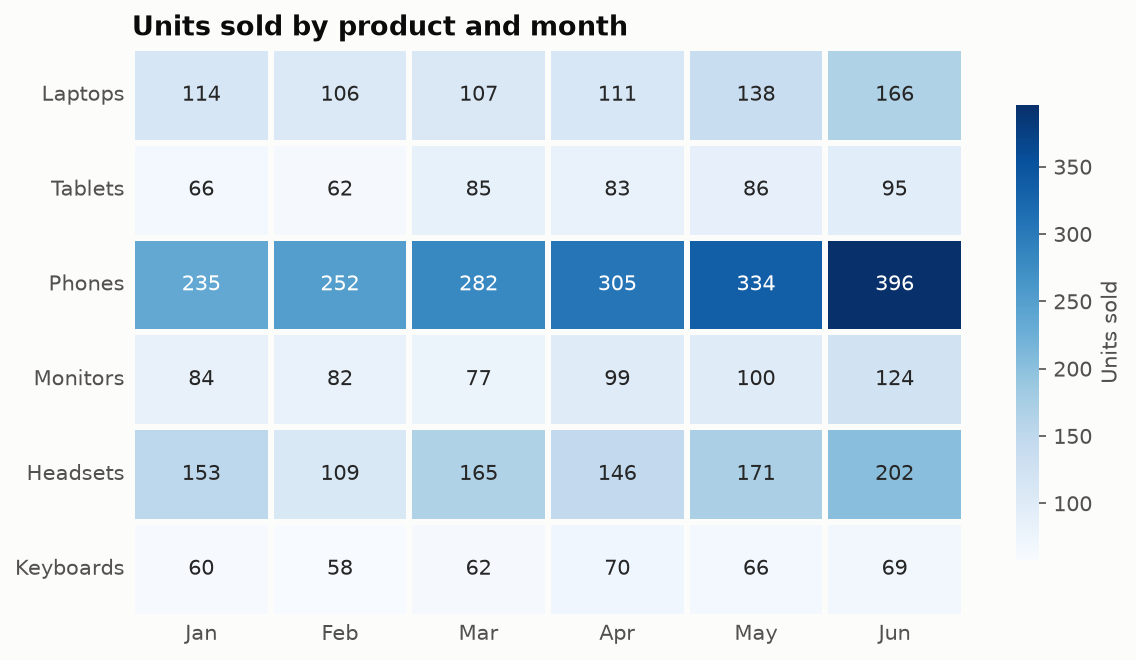

The Python source for this figure:
"""
Highlight Table (heat-shaded table)  -  family: Magnitude

DESIGN PURPOSE
A table of numbers with each cell shaded by its value. Readers can look up
exact values and still see high and low cells at a glance, which makes it a
bridge between a table and a heatmap.

WHEN TO USE
  - Readers need exact numbers and patterns (finance reports, cross-tabs)
  - Compare values across two categorical dimensions (product × month)

AVOID WHEN
  - The table is huge (use a pure heatmap)
  - Rows have very different scales (shade per row or normalise first)

ALTERNATIVES
  - Heatmap
  - Grouped bar chart

EXAMPLE
Units sold by product and month.

Run:  python highlight_table.py
"""
import sys
from pathlib import Path

import numpy as np
import pandas as pd
import matplotlib.pyplot as plt

# Library style: categorical colors in fixed order, recessive axes, hairline grid.
PALETTE = ["#2a78d6", "#eb6834", "#1baf7a", "#eda100",
           "#e87ba4", "#008300", "#6250d6", "#e34948"]
SEQ_CMAP = "Blues"      # sequential: one hue, light -> dark
DIV_CMAP = "RdBu_r"     # diverging: two opposite hues, neutral midpoint
GRAY = "#b8b7b1"        # de-emphasised marks
plt.rcParams.update({
    "figure.figsize": (8, 4.8), "figure.dpi": 110, "figure.facecolor": "#fcfcfb",
    "axes.facecolor": "#fcfcfb", "axes.edgecolor": "#c9c8c3", "axes.linewidth": 0.8,
    "axes.spines.top": False, "axes.spines.right": False,
    "axes.grid": True, "grid.color": "#e6e5e1", "grid.linewidth": 0.6, "axes.axisbelow": True,
    "axes.prop_cycle": plt.cycler(color=PALETTE),
    "axes.titlesize": 13, "axes.titleweight": "bold", "axes.titlelocation": "left",
    "axes.labelcolor": "#52514e", "xtick.color": "#52514e", "ytick.color": "#52514e",
    "text.color": "#0b0b0b", "font.size": 10, "lines.linewidth": 2,
    "legend.frameon": False,
})

# --- Example data ------------------------------------------------------------
rng = np.random.default_rng(23)
products = ["Laptops", "Tablets", "Phones", "Monitors", "Headsets", "Keyboards"]
months = ["Jan", "Feb", "Mar", "Apr", "May", "Jun"]
base = np.array([120, 80, 300, 90, 150, 60])[:, None]
season = np.array([0.9, 0.85, 1.0, 1.05, 1.1, 1.25])[None, :]
df = pd.DataFrame((base * season * rng.uniform(0.85, 1.15, (6, 6))).round().astype(int),
                  index=products, columns=months)
df

# --- Plot --------------------------------------------------------------------
import seaborn as sns
fig, ax = plt.subplots(figsize=(8, 4.5))
sns.heatmap(df, annot=True, fmt="d", cmap=SEQ_CMAP, linewidths=2, linecolor="#fcfcfb",
            cbar_kws={"label": "Units sold", "shrink": 0.8}, ax=ax, annot_kws={"fontsize": 10})
ax.set_xlabel(""); ax.set_ylabel("")
ax.tick_params(length=0)
ax.set_title("Units sold by product and month")
fig.tight_layout()

# --- Save / show -------------------------------------------------------------
out = Path(__file__).with_name(Path(__file__).stem + ".png")
fig.savefig(out, dpi=150, bbox_inches="tight")
print(f"saved {out}")
if "--no-show" not in sys.argv:
    plt.show()
